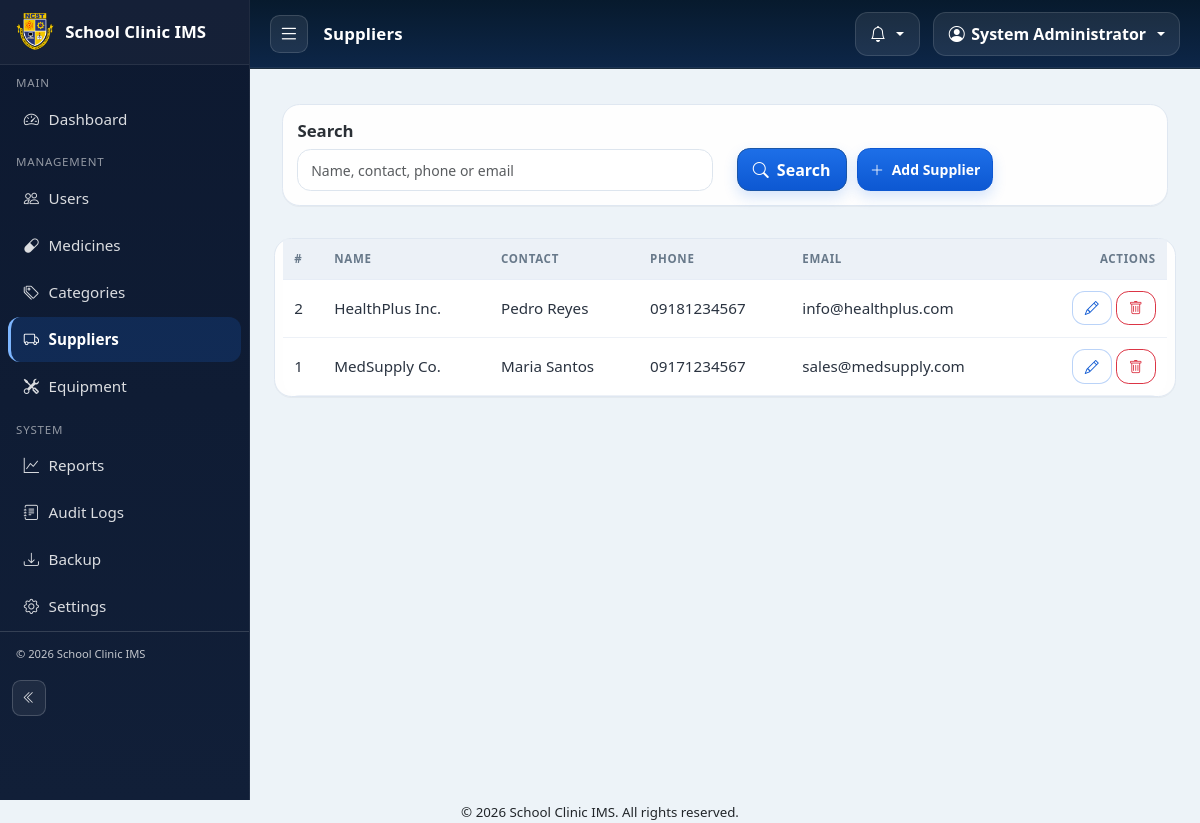
Screenshot of /admin/suppliers.php (signed in) with the database file from the repository.
### tables this page shows
CREATE TABLE suppliers (
    id            INT AUTO_INCREMENT PRIMARY KEY,
    name          VARCHAR(150) NOT NULL,
    contact_person VARCHAR(120) DEFAULT NULL,
    phone         VARCHAR(30)  DEFAULT NULL,
    email         VARCHAR(120) DEFAULT NULL,
    address       VARCHAR(255) DEFAULT NULL,
    created_at    DATETIME NOT NULL DEFAULT CURRENT_TIMESTAMP
  );

### includes/functions.php (called while the page is built, shortened)
<?php
if (!function_exists('e')) {
    function e($string = '') {
        return htmlspecialchars($string, ENT_QUOTES, 'UTF-8');
    }
}
if (!function_exists('url')) {
    function url($path = '') {
        $base = defined('BASE_URL') ? BASE_URL : (($_SERVER['HTTP_BASE'] ?? '') . dirname($_SERVER['SCRIPT_NAME'] ?? ''));
        $base = rtrim($base, '/');
        $path = ltrim($path, '/');
        return $base . '/' . ltrim($path, '/');
    }
}

### admin/suppliers.php (the view, shortened to what this page needs)
<?php
require_once __DIR__ . '/../config/db.php';
$search = trim($_GET['q'] ?? '');
$sql = 'SELECT * FROM suppliers';
$params = [];
$sql .= ' ORDER BY name';
$stmt = $pdo->prepare($sql);
$stmt->execute($params);
$suppliers = $stmt->fetchAll();
require __DIR__ . '/../includes/layout_dashboard_start.php';
?>
            <div class="row g-3">
                <div class="col-12">
                    <div class="card mb-3">
                        <div class="card-body">
                            <form method="get" class="row g-2 align-items-end audit-toolbar">
                                <div class="col">
                                    <label class="form-label">Search</label>
                                    <input type="search" name="q" class="form-control form-control-sm" value="<?= e($search) ?>" placeholder="Name, contact, phone or email" aria-label="Search suppliers">
                                </div>
                                <div class="col d-flex flex-wrap gap-2 justify-content-start">
                                    <button class="btn btn-primary text-nowrap"><i class="bi bi-search me-1"></i> Search</button>
                                    <button type="button" class="btn btn-sm btn-accent text-nowrap" data-bs-toggle="modal" data-bs-target="#supplierModal"><i class="bi bi-plus-lg me-1"></i> Add Supplier</button>
                                </div>
                            </form>
                        </div>
                    </div>
                </div>
                <div class="card">
                    <div class="table-responsive">
                        <table class="table table-hover mb-0 align-middle">
                            <thead><tr><th>#</th><th>Name</th><th>Contact</th><th>Phone</th><th>Email</th><th class="text-end">Actions</th></tr></thead>
                            <tbody>
                            <?php if (!$suppliers): ?>
                                <tr><td colspan="6" class="text-center text-muted py-4">No suppliers yet.</td></tr>
                            <?php else: foreach ($suppliers as $s): ?>
                                <tr>
                                    <td><?= (int)$s['id'] ?></td>
                                    <td><?= e($s['name']) ?></td>
                                    <td><?= e($s['contact_person']) ?></td>
                                    <td><?= e($s['phone']) ?></td>
                                    <td><?= e($s['email']) ?></td>
                                    <td class="text-end">
                                        <a href="<?= e(url('admin/suppliers.php?action=edit&id=' . $s['id'])) ?>" class="btn btn-sm btn-outline-primary"><i class="bi bi-pencil"></i></a>
                                        <a href="<?= e(url('admin/suppliers.php?action=delete&id=' . $s['id'])) ?>" class="btn btn-sm btn-outline-danger" data-confirm="Delete this supplier?" data-swal-delete="supplier"><i class="bi bi-trash"></i></a>
                                    </td>
                                </tr>
                            <?php endforeach; endif; ?>
                            </tbody>
                        </table>
                    </div>
                </div>
            </div>
        </div>
    </main>
</div>
<?php require __DIR__ . '/../includes/layout_dashboard_end.php'; ?>

### assets/css/style.css (style rules this page uses)
:root { --clinic-blue: #1a56a8; --clinic-blue-dark: #0f3d7a; --clinic-blue-light: #e8f0fb; --clinic-white: #ffffff; --clinic-light: #f4f7fb; --clinic-accent: #f5a623; --clinic-accent-2: #ff8c00; --clinic-text: #212529; --clinic-muted: #6c757d; --clinic-border: #e2e8f0; --dashboard-shell: #edf3f8; --dashboard-topbar: #071a2d; --dashboard-topbar-2: #0d2648; --dashboard-card: #f7f9fb; --dashboard-pill: #eaf1fb; --dashboard-btn: #1d6fe8; --dashboard-btn-2: #0d58d2; --space-1: .35rem; --space-2: .6rem; --space-3: .85rem; --space-4: 1rem; --space-5: 1.25rem; --space-6: 1.5rem; --space-7: 1.75rem; --inv-radius: 10px; --inv-radius-lg: 14px; --inv-border: #d4dce5; --inv-bg: rgba(255, 255, 255, 0.85); }
* { box-sizing: border-box; }
body { margin: 0; background-color: var(--dashboard-shell); color: var(--clinic-text); font-family: "Segoe UI", Roboto, "Helvetica Neue", Arial, sans-serif; font-size: 0.95rem; }
.btn-primary, .bg-primary { background-color: var(--clinic-blue) !important; border-color: var(--clinic-blue) !important; }
.btn-outline-primary { color: var(--clinic-blue); border-color: var(--clinic-blue); }
.btn-accent { background-color: var(--clinic-accent); border-color: var(--clinic-accent); color: #3a2a00; font-weight: 600; }
.audit-toolbar .form-control, .audit-toolbar .form-select, .audit-toolbar .btn { min-height: 38px; }
.card { border: 1px solid #dfe7f1; border-radius: 1.15rem; background: rgba(255, 255, 255, 0.92); box-shadow: 0 1px 0 rgba(15, 23, 42, 0.04); }
.card-body { padding: .85rem .9rem; }
.btn, .form-control, .form-select, .input-group-text { border-radius: 0.8rem; }
.btn { padding: .55rem .9rem; }
.btn-sm { padding: .42rem .75rem; }
.btn-primary, .btn-accent { background: linear-gradient(180deg, var(--dashboard-btn) 0%, var(--dashboard-btn-2) 100%); border: 1px solid var(--dashboard-btn-2); box-shadow: 0 6px 14px rgba(29, 111, 232, 0.18); color: #fff; font-weight: 700; }
.btn-outline-primary { border-color: rgba(29, 111, 232, .3); color: var(--dashboard-btn-2); background: rgba(255, 255, 255, .7); }
.table { border-collapse: separate; border-spacing: 0; }
.table thead th { background: rgba(234, 240, 247, 0.9); color: #68798a; border-color: #e7edf6; font-weight: 700; text-transform: uppercase; letter-spacing: .06em; font-size: .72rem; padding: .7rem .7rem; white-space: nowrap; }
.table tbody td { padding: .72rem .7rem; border-color: #edf1f7; color: #2a3340; vertical-align: middle; }
.form-control, .form-select, textarea.form-control { background: rgba(255, 255, 255, .9); border: 1px solid #dde5ee; color: #273241; box-shadow: none; padding: .6rem .8rem; }
.search-box, input[type="search"], [data-live-filter] { border-radius: .85rem !important; min-height: 44px; }
.row.g-2 { --bs-gutter-x: .65rem; --bs-gutter-y: .65rem; }
.table td, .table th { padding: .6rem .7rem; vertical-align: middle; }
.form-control, .form-select, textarea.form-control { min-height: 38px; }
.btn-sm { min-height: 32px; padding-top: .35rem; padding-bottom: .35rem; }
.d-flex.gap-2 { gap: .65rem !important; }
.form-label { font-weight: 600; font-size: .88rem; }
.audit-toolbar { margin-bottom: 0; display: flex; flex-wrap: wrap; align-items: flex-end; gap: .8rem; }
.audit-toolbar .form-label { margin-bottom: .35rem; display: block; font-size: 1.05rem; font-weight: 600; color: #2b3036; }
.audit-toolbar .btn, .audit-toolbar .form-control, .audit-toolbar .form-select { min-height: 42px; width: 100%; }
.audit-toolbar .d-flex.gap-2 { display: grid !important; grid-template-columns: repeat(auto-fit, minmax(110px, max-content)); gap: .65rem; width: 100%; justify-content: flex-start; }
.audit-toolbar .d-flex.gap-2>* { width: auto; min-width: 0; }
.audit-toolbar .d-flex.gap-2 .btn { width: auto; min-width: 100px; }
.table-responsive { border-radius: 0 0 1.1rem 1.1rem; overflow-x: auto; }
.content-area .card { border-radius: 1.1rem; }
.content-area .row.g-3>.col-12>.card, .content-area .row.g-3>.col-lg-6>.card { box-shadow: 0 1px 0 rgba(7, 17, 33, .04); }
.content-area .table-responsive { border-radius: 0 0 1.1rem 1.1rem; overflow-x: auto; }
.audit-toolbar { align-items: flex-end; gap: .8rem; }

### rows the page displays
suppliers: id "2", name "HealthPlus Inc.", contact_person "Pedro Reyes", phone "09181234567", email "info@healthplus.com"
suppliers: id "1", name "MedSupply Co.", contact_person "Maria Santos", phone "09171234567", email "sales@medsupply.com"

### other values shown
APP_NAME "School Clinic IMS"
$page_title "Suppliers"
$fullName "System Administrator"
